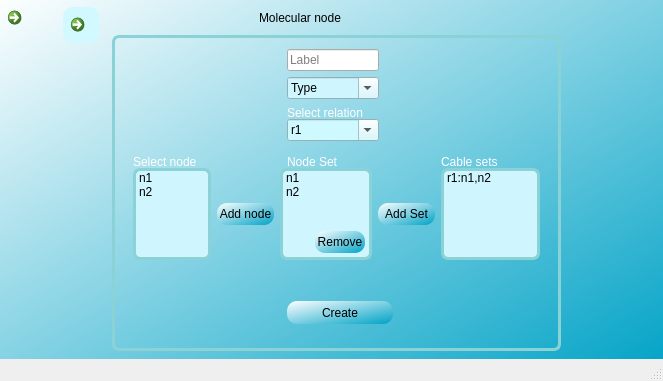
<?xml version="1.0" encoding="UTF-8"?>
<ui version="4.0">
 <class>MainWindow</class>
 <widget class="QMainWindow" name="MainWindow">
  <property name="geometry">
   <rect>
    <x>0</x>
    <y>0</y>
    <width>663</width>
    <height>381</height>
   </rect>
  </property>
  <property name="windowTitle">
   <string>MainWindow</string>
  </property>
  <widget class="QWidget" name="centralwidget">
   <widget class="QWidget" name="widget" native="true">
    <property name="geometry">
     <rect>
      <x>0</x>
      <y>-7</y>
      <width>666</width>
      <height>386</height>
     </rect>
    </property>
    <property name="styleSheet">
     <string notr="true">QWidget#widget{background-color: qlineargradient(spread:pad, x1:0.994318, y1:1, x2:0, y2:0, stop:0 rgba(0, 162, 198, 255), stop:1 rgba(255, 255, 255, 255));




}</string>
    </property>
    <widget class="QFrame" name="frame4_2">
     <property name="geometry">
      <rect>
       <x>112</x>
       <y>42</y>
       <width>449</width>
       <height>316</height>
      </rect>
     </property>
     <property name="styleSheet">
      <string notr="true">QFrame#frame4_2{
	background-image: url(:/t/datascience.jpg);



border-radius:7px;
border: 3px solid #8ad2d5;

}</string>
     </property>
     <property name="frameShape">
      <enum>QFrame::StyledPanel</enum>
     </property>
     <property name="frameShadow">
      <enum>QFrame::Raised</enum>
     </property>
     <widget class="QPushButton" name="createmolecular">
      <property name="geometry">
       <rect>
        <x>175</x>
        <y>266</y>
        <width>106</width>
        <height>23</height>
       </rect>
      </property>
      <property name="styleSheet">
       <string notr="true">QPushButton#createmolecular{
border-radius: 10px;
background-color: qlineargradient(spread:pad, x1:0.994318, y1:1, x2:0, y2:0, stop:0 rgba(0, 162, 198, 255), stop:1 rgba(255, 255, 255, 255));}

QPushButton#createmolecular:hover{
	background-color: rgb(228, 250, 255);
}
</string>
      </property>
      <property name="text">
       <string>Create</string>
      </property>
     </widget>
     <widget class="QLineEdit" name="label">
      <property name="geometry">
       <rect>
        <x>175</x>
        <y>14</y>
        <width>92</width>
        <height>22</height>
       </rect>
      </property>
      <property name="styleSheet">
       <string notr="true"/>
      </property>
      <property name="text">
       <string/>
      </property>
      <property name="placeholderText">
       <string>Label</string>
      </property>
     </widget>
     <widget class="QLabel" name="label_2">
      <property name="geometry">
       <rect>
        <x>21</x>
        <y>119</y>
        <width>113</width>
        <height>16</height>
       </rect>
      </property>
      <property name="styleSheet">
       <string notr="true">color: rgb(255, 255, 255);</string>
      </property>
      <property name="text">
       <string>Select node</string>
      </property>
     </widget>
     <widget class="QLabel" name="label_3">
      <property name="geometry">
       <rect>
        <x>175</x>
        <y>70</y>
        <width>113</width>
        <height>16</height>
       </rect>
      </property>
      <property name="styleSheet">
       <string notr="true">color: rgb(255, 255, 255);</string>
      </property>
      <property name="text">
       <string>Select relation</string>
      </property>
     </widget>
     <widget class="QComboBox" name="relation">
      <property name="enabled">
       <bool>true</bool>
      </property>
      <property name="geometry">
       <rect>
        <x>175</x>
        <y>84</y>
        <width>92</width>
        <height>22</height>
       </rect>
      </property>
      <property name="acceptDrops">
       <bool>true</bool>
      </property>
      <property name="autoFillBackground">
       <bool>false</bool>
      </property>
      <property name="styleSheet">
       <string notr="true">QComboBox#relation{
background-color: rgb(205, 249, 255);}</string>
      </property>
      <property name="editable">
       <bool>true</bool>
      </property>
      <property name="currentText">
       <string>r1</string>
      </property>
      <property name="frame">
       <bool>true</bool>
      </property>
      <item>
       <property name="text">
        <string>r1</string>
       </property>
      </item>
      <item>
       <property name="text">
        <string>r2</string>
       </property>
      </item>
     </widget>
     <widget class="QListWidget" name="nodeset">
      <property name="geometry">
       <rect>
        <x>168</x>
        <y>133</y>
        <width>92</width>
        <height>92</height>
       </rect>
      </property>
      <property name="styleSheet">
       <string notr="true">QWidget#nodeset{
border-radius: 10px;
background-color: rgb(207, 245, 255);
border-radius:7px;
border: 3px solid #8ad2d5;
}</string>
      </property>
      <item>
       <property name="text">
        <string>n1</string>
       </property>
      </item>
      <item>
       <property name="text">
        <string>n2</string>
       </property>
      </item>
     </widget>
     <widget class="QLabel" name="label_4">
      <property name="geometry">
       <rect>
        <x>175</x>
        <y>119</y>
        <width>113</width>
        <height>16</height>
       </rect>
      </property>
      <property name="styleSheet">
       <string notr="true">color: rgb(255, 255, 255);</string>
      </property>
      <property name="text">
       <string>Node Set</string>
      </property>
     </widget>
     <widget class="QPushButton" name="addnode">
      <property name="geometry">
       <rect>
        <x>105</x>
        <y>168</y>
        <width>57</width>
        <height>22</height>
       </rect>
      </property>
      <property name="styleSheet">
       <string notr="true">QPushButton#addnode{
border-radius: 10px;
background-color: qlineargradient(spread:pad, x1:0.994318, y1:1, x2:0, y2:0, stop:0 rgba(0, 162, 198, 255), stop:1 rgba(255, 255, 255, 255));}

QPushButton#addnode:hover{
	background-color: rgb(228, 250, 255);
}
</string>
      </property>
      <property name="text">
       <string>Add node</string>
      </property>
     </widget>
     <widget class="QListWidget" name="nodes">
      <property name="geometry">
       <rect>
        <x>21</x>
        <y>133</y>
        <width>78</width>
        <height>92</height>
       </rect>
      </property>
      <property name="styleSheet">
       <string notr="true">QWidget#nodes{
border-radius: 10px;
background-color: rgb(207, 245, 255);
border-radius:7px;
border: 3px solid #8ad2d5;
}</string>
      </property>
      <item>
       <property name="text">
        <string>n1</string>
       </property>
      </item>
      <item>
       <property name="text">
        <string>n2</string>
       </property>
      </item>
     </widget>
     <widget class="QListWidget" name="cablesets">
      <property name="geometry">
       <rect>
        <x>329</x>
        <y>133</y>
        <width>99</width>
        <height>92</height>
       </rect>
      </property>
      <property name="styleSheet">
       <string notr="true">QWidget#cablesets{
border-radius: 10px;
background-color: rgb(207, 245, 255);
border-radius:7px;
border: 3px solid #8ad2d5;
}</string>
      </property>
      <item>
       <property name="text">
        <string>r1:n1,n2</string>
       </property>
      </item>
     </widget>
     <widget class="QLabel" name="label_6">
      <property name="geometry">
       <rect>
        <x>329</x>
        <y>119</y>
        <width>113</width>
        <height>16</height>
       </rect>
      </property>
      <property name="styleSheet">
       <string notr="true">color: rgb(255, 255, 255);</string>
      </property>
      <property name="text">
       <string>Cable sets</string>
      </property>
     </widget>
     <widget class="QPushButton" name="addset">
      <property name="geometry">
       <rect>
        <x>266</x>
        <y>168</y>
        <width>57</width>
        <height>22</height>
       </rect>
      </property>
      <property name="styleSheet">
       <string notr="true">QPushButton#addset{
border-radius: 10px;
background-color: qlineargradient(spread:pad, x1:0.994318, y1:1, x2:0, y2:0, stop:0 rgba(0, 162, 198, 255), stop:1 rgba(255, 255, 255, 255));}

QPushButton#addset:hover{
	background-color: rgb(228, 250, 255);
}
</string>
      </property>
      <property name="text">
       <string>Add Set</string>
      </property>
     </widget>
     <widget class="QPushButton" name="remove">
      <property name="geometry">
       <rect>
        <x>203</x>
        <y>196</y>
        <width>50</width>
        <height>22</height>
       </rect>
      </property>
      <property name="styleSheet">
       <string notr="true">QPushButton#remove{
border-radius: 10px;
background-color: qlineargradient(spread:pad, x1:0.994318, y1:1, x2:0, y2:0, stop:0 rgba(0, 162, 198, 255), stop:1 rgba(255, 255, 255, 255));}

QPushButton#remove:hover{
	background-color: rgb(228, 250, 255);
}
</string>
      </property>
      <property name="text">
       <string>Remove</string>
      </property>
     </widget>
     <widget class="QComboBox" name="type">
      <property name="geometry">
       <rect>
        <x>175</x>
        <y>42</y>
        <width>92</width>
        <height>22</height>
       </rect>
      </property>
      <property name="styleSheet">
       <string notr="true">background-color: rgb(207, 245, 255);</string>
      </property>
      <property name="editable">
       <bool>true</bool>
      </property>
      <property name="currentText">
       <string>Type</string>
      </property>
     </widget>
    </widget>
    <widget class="QLabel" name="label_5">
     <property name="geometry">
      <rect>
       <x>259</x>
       <y>14</y>
       <width>169</width>
       <height>22</height>
      </rect>
     </property>
     <property name="styleSheet">
      <string notr="true">QLabel#label_5{ font: 16pt &quot;NSimSun&quot;;
color: rgb(0,0,0);}</string>
     </property>
     <property name="text">
      <string>Molecular node</string>
     </property>
    </widget>
    <widget class="QCommandLinkButton" name="home">
     <property name="geometry">
      <rect>
       <x>0</x>
       <y>7</y>
       <width>36</width>
       <height>41</height>
      </rect>
     </property>
     <property name="text">
      <string/>
     </property>
     <property name="icon">
      <iconset resource="tes.qrc">
       <normaloff>:/ok/home.png</normaloff>:/ok/home.png</iconset>
     </property>
    </widget>
    <widget class="QCommandLinkButton" name="back">
     <property name="geometry">
      <rect>
       <x>63</x>
       <y>14</y>
       <width>36</width>
       <height>36</height>
      </rect>
     </property>
     <property name="styleSheet">
      <string notr="true">QCommandLinkButton{
	background-color: rgb(210, 249, 255);

border-style: outset;
border-radius: 10px;

}
QCommandLinkButton:hover{
	background-color: rgb(82, 159, 167);
}
</string>
     </property>
     <property name="text">
      <string/>
     </property>
     <property name="icon">
      <iconset resource="../tes.qrc">
       <normaloff>:/ok/backarrow.png</normaloff>:/ok/backarrow.png</iconset>
     </property>
    </widget>
   </widget>
  </widget>
  <widget class="QStatusBar" name="statusbar"/>
 </widget>
 <resources>
  <include location="one.qrc"/>
  <include location="tes.qrc"/>
  <include location="../tes.qrc"/>
 </resources>
 <connections/>
</ui>
